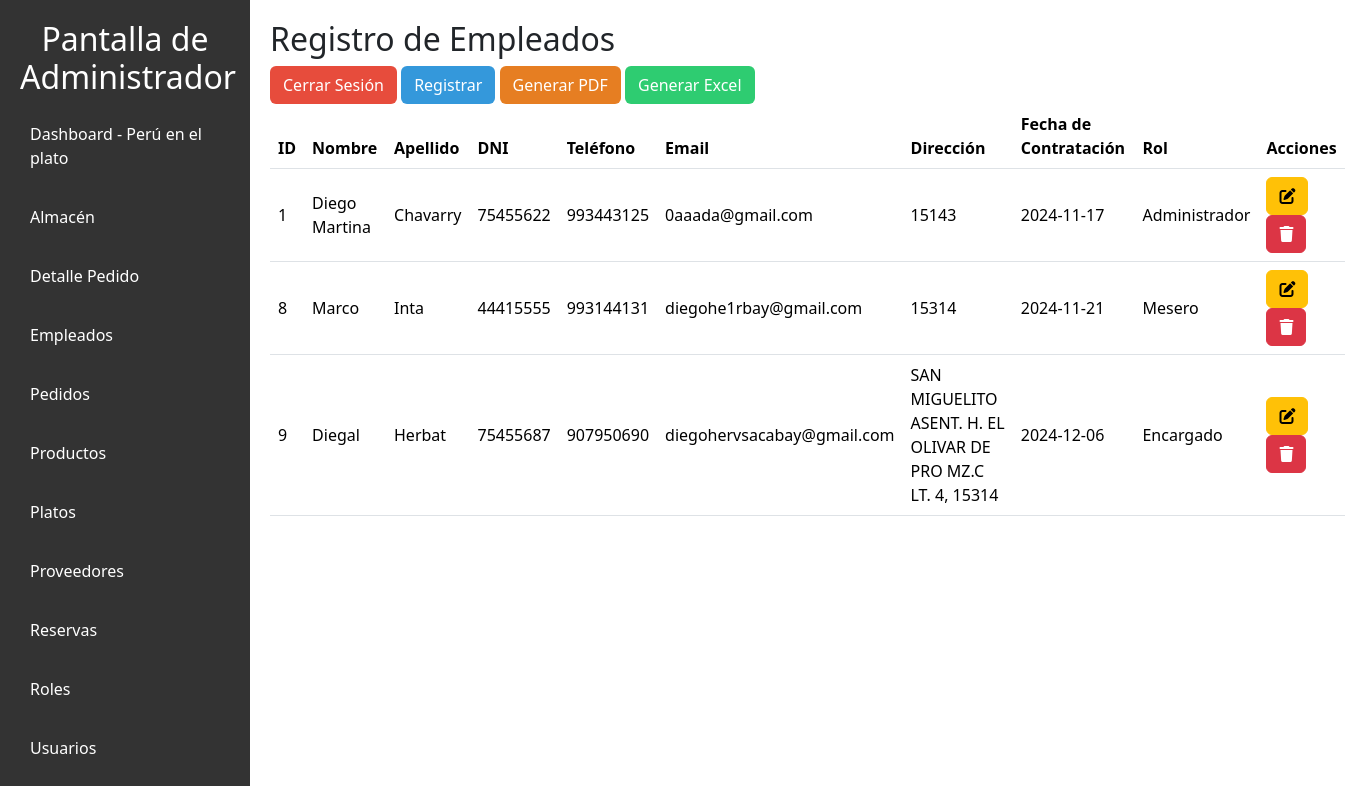
The app's page /vista/empleados.php with its own data.
### tables this page shows
CREATE TABLE `empleados` (
  `id_empleado` int(11) NOT NULL,
  `id_rol` int(11) DEFAULT NULL,
  `nombre` varchar(100) DEFAULT NULL,
  `apellido` varchar(100) DEFAULT NULL,
  `dni` varchar(8) DEFAULT NULL,
  `telefono` varchar(9) DEFAULT NULL,
  `email` varchar(100) DEFAULT NULL,
  `direccion` varchar(255) DEFAULT NULL,
  `fecha_contratacion` date DEFAULT NULL
);

CREATE TABLE `roles` (
  `id_rol` int(11) NOT NULL,
  `nombre_rol` varchar(50) DEFAULT NULL,
  `descripcion` varchar(255) DEFAULT NULL
);

### MODELO/Empleado.php (called while the page is built, shortened)
<?php
class Empleado {
    private $conexion;
    public function __construct($conexion) {
        $this->conexion = $conexion;
    }
    public function obtenerEmpleados() {
        try {
            $query = "SELECT e.*, r.nombre_rol
                      FROM empleados e
                      LEFT JOIN roles r ON e.id_rol = r.id_rol";
            return $this->conexion->query($query);
        } catch (Exception $e) {
            error_log("Error en obtenerEmpleados: " . $e->getMessage());
            return false;
        }
    }
}
?>

### vista/empleados.php (the view, shortened to what this page needs)
<?php
require_once "../config/conexion.php";
require_once "../modelo/Empleado.php";
$empleadoModelo = new Empleado($conexion);
$empleados = $empleadoModelo->obtenerEmpleados();
?>
<!DOCTYPE html>
<html lang="es">
<head>
    <link rel="stylesheet" href="../public/styles/admi.css">
    <link rel="stylesheet" href="../public/styles/tablas.css">
    <link href="https://cdn.jsdelivr.net/npm/bootstrap@5.3.3/dist/css/bootstrap.min.css" rel="stylesheet">
</head>
<body>
    <nav class="sidebar">
        <h2>Pantalla de Administrador</h2>
        <ul>
            <li><a href="../vista/admin_dashboard.php">Dashboard - Perú en el plato</a></li>
            <li><a href="../vista/almacen.php">Almacén</a></li>
            <li><a href="../vista/detalle_pedido.php">Detalle Pedido</a></li>
            <li><a href="">Empleados</a></li>
            <li><a href="../vista/pedidos.php">Pedidos</a></li>
            <li><a href="../vista/productos.php">Productos</a></li>
            <li><a href="../vista/platos.php">Platos</a></li>
            <li><a href="../vista/proveedores.php">Proveedores</a></li>
            <li><a href="../vista/reservas.php">Reservas</a></li>
            <li><a href="../vista/roles.php">Roles</a></li>
            <li><a href="../vista/usuario.php">Usuarios</a></li>
        </ul>
    </nav>
    <div class="main-content">
        <h2>Registro de Empleados</h2>
        <a href="../controlador/logout.php" class="btn" style="background-color: #e74c3c; color: white;">Cerrar Sesión</a>
        <button type="button" class="btn" style="background-color: #3498db; color: white;" data-bs-toggle="modal" data-bs-target="#registroModal">Registrar</button>
        <button type="button" class="btn" style="background-color: #e67e22; color: white;" onclick="location.href='../controlador/CRUDempleado.php?accion=generar_pdf'">Generar PDF</button>
        <button type="button" class="btn" style="background-color: #2ecc71; color: white;" onclick="location.href='../controlador/CRUDempleado.php?accion=generar_excel'">Generar Excel</button>
        <table class="table">
            <thead>
                <tr>
                <th>ID</th>
            <th>Nombre</th>
            <th>Apellido</th>
            <th>DNI</th>
            <th>Teléfono</th>
            <th>Email</th>
            <th>Dirección</th>
            <th>Fecha de Contratación</th>
            <th>Rol</th>
            <th>Acciones</th>
                </tr>
            </thead>
            <tbody>
                <?php while ($empleado = $empleados->fetch_object()): ?>
                    <tr>
                        <td><?= $empleado->id_empleado ?></td>
                        <td><?= $empleado->nombre ?></td>
                        <td><?= $empleado->apellido ?></td>
                        <td><?= $empleado->dni ?></td>
                        <td><?= $empleado->telefono ?></td>
                        <td><?= $empleado->email ?></td>
                        <td><?= $empleado->direccion ?></td>
                        <td><?= $empleado->fecha_contratacion ?></td>
                        <td><?= $empleado->nombre_rol ?></td>
                        <td>
                            <button class="btn btn-warning" onclick="abrirModalModificarEmpleado(<?= $empleado->id_empleado ?>, '<?= $empleado->nombre ?>', '<?= $empleado->apellido ?>', '<?= $empleado->dni ?>', '<?= $empleado->telefono ?>', '<?= $empleado->email ?>','<?= $empleado->direccion ?>','<?= $empleado->fecha_contratacion ?>', <?= $empleado->id_rol ?>)"><i class="fa-solid fa-pen-to-square"></i></button>
                            <a href="../controlador/CRUDempleado.php?accion=eliminar&id=<?= $empleado->id_empleado ?>" class="btn btn-danger"><i class="fa-solid fa-trash"></i></a>
                        </td>
                    </tr>
                <?php endwhile; ?>
            </tbody>
        </table>
</body>
</html>

### public/styles/admi.css (style rules this page uses)
body { font-family: Arial, sans-serif; margin: 0; padding: 0; background-color: #f4f4f4; height: 100vh; }
.sidebar { width: 250px; background-color: #333; color: #fff; padding: 20px; }
.sidebar h2 { text-align: center; }
.sidebar ul { list-style: none; padding: 0; }
.sidebar ul li { margin: 15px 0; }
.sidebar ul li a { color: #fff; text-decoration: none; padding: 10px; display: block; transition: background 0.3s; }
table { width: 100%; border-collapse: collapse; margin-bottom: 20px; }
th, td { padding: 8px; text-align: left; border: 1px solid #ddd; }
th { background-color: #f2f2f2; }
.btn-danger { background-color: #dc3545; color: white; padding: 10px 15px; border: none; border-radius: 4px; cursor: pointer; text-decoration: none; }
.table { width: 100%; margin-bottom: 0; }
.table thead { position: sticky; top: 0; background-color: #f8f9fa; z-index: 10; }
.table th { background-color: #f8f9fa; color: #6c757d; border-bottom: 2px solid #dee2e6; font-weight: 600; }
.table td { vertical-align: middle; padding: 12px; }
.table tr:nth-child(even) { background-color: #f2f2f2; }
.btn { transition: box-shadow 0.3s ease, transform 0.3s ease; }

### public/styles/tablas.css (style rules this page uses)
body { display: flex; }
.sidebar { width: 250px; }
.main-content { flex: 1; padding: 20px; }
.table { width: 100%; }

### records on screen
empleados: id_empleado "1", nombre "Diego Martina", apellido "Chavarry", dni "75455622", telefono "993443125", email "0aaada@gmail.com", direccion "15143", fecha_contratacion "2024-11-17", id_rol.nombre_rol "Administrador"
empleados: id_empleado "8", nombre "Marco", apellido "Inta", dni "44415555", telefono "993144131", email "diegohe1rbay@gmail.com", direccion "15314", fecha_contratacion "2024-11-21", id_rol.nombre_rol "Mesero"
empleados: id_empleado "9", nombre "Diegal", apellido "Herbat", dni "75455687", telefono "907950690", email "diegohervsacabay@gmail.com", direccion "SAN MIGUELITO ASENT. H. EL OLIVAR DE PRO MZ.C LT. 4, 15314", fecha_contratacion "2024-12-06", id_rol.nombre_rol "Encargado"
